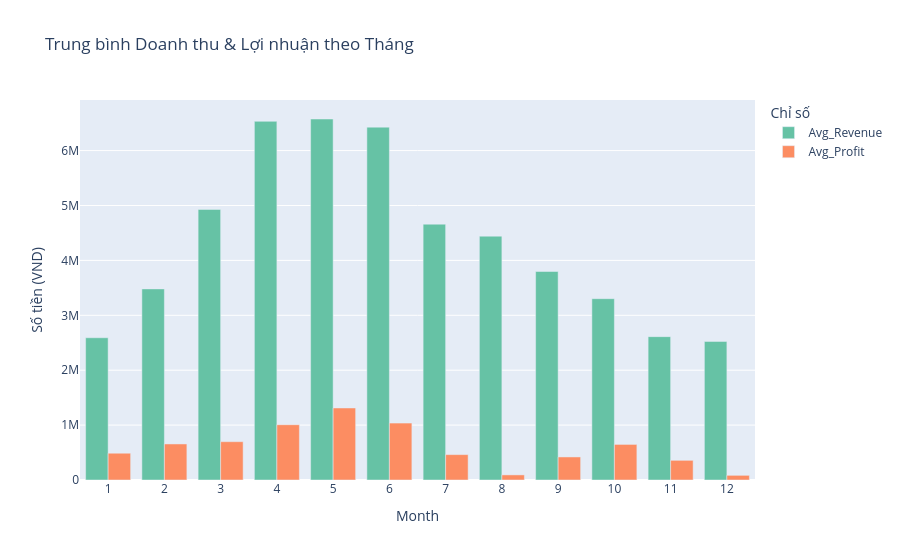

The code cell stored with this chart in its notebook:
### Markdown cell above
## 4. Phân tích Tính Mùa vụ theo Tháng

Tổng hợp dữ liệu theo tháng để xem trung bình Doanh thu và Lợi nhuận.

### Code cell
df_monthly = df.with_columns([
    pl.col("Date").dt.month().alias("Month"),
    pl.col("Date").dt.year().alias("Year")
])

monthly_avg = df_monthly.group_by("Month").agg([
    pl.col("Revenue").mean().alias("Avg_Revenue"),
    pl.col("Profit").mean().alias("Avg_Profit")
]).sort("Month")

fig = px.bar(
    monthly_avg.to_pandas(), 
    x='Month', 
    y=['Avg_Revenue', 'Avg_Profit'], 
    barmode='group',
    title='Trung bình Doanh thu & Lợi nhuận theo Tháng',
    labels={'value': 'Số tiền (VND)', 'variable': 'Chỉ số'},
    color_discrete_sequence=px.colors.qualitative.Set2
)
fig.update_layout(xaxis=dict(tickmode='linear', tick0=1, dtick=1))
fig.show()

### Figure 1 — Plotly figure (JSON) as saved in the notebook; plotly's stock layout.template omitted (floating-point values rounded to 4 significant figures)
{"data": [{"alignmentgroup": "True", "hovertemplate": "Chỉ số=Avg_Revenue<br>Month=%{x}<br>Số tiền (VND)=%{y}<extra></extra>", "legendgroup": "Avg_Revenue", "marker": {"color": "rgb(102,194,165)", "pattern": {"shape": ""}}, "name": "Avg_Revenue", "offsetgroup": "Avg_Revenue", "orientation": "v", "showlegend": true, "textposition": "auto", "type": "bar", "x": [1, 2, 3, 4, 5, 6, 7, 8, 9, 10, 11, 12], "xaxis": "x", "y": [2591000.0, 3481000.0, 4928000.0, 6533000.0, 6575000.0, 6427000.0, 4660000.0, 4441000.0, 3798000.0, 3303000.0, 2611000.0, 2524000.0], "yaxis": "y"}, {"alignmentgroup": "True", "hovertemplate": "Chỉ số=Avg_Profit<br>Month=%{x}<br>Số tiền (VND)=%{y}<extra></extra>", "legendgroup": "Avg_Profit", "marker": {"color": "rgb(252,141,98)", "pattern": {"shape": ""}}, "name": "Avg_Profit", "offsetgroup": "Avg_Profit", "orientation": "v", "showlegend": true, "textposition": "auto", "type": "bar", "x": [1, 2, 3, 4, 5, 6, 7, 8, 9, 10, 11, 12], "xaxis": "x", "y": [487500.0, 656500.0, 697800.0, 1007000.0, 1312000.0, 1036000.0, 462500.0, 92820.0, 419900.0, 648000.0, 358300.0, 84970.0], "yaxis": "y"}], "layout": {"barmode": "group", "legend": {"title": {"text": "Chỉ số"}, "tracegroupgap": 0}, "title": {"text": "Trung bình Doanh thu & Lợi nhuận theo Tháng"}, "xaxis": {"anchor": "y", "domain": [0, 1], "dtick": 1, "tick0": 1, "tickmode": "linear", "title": {"text": "Month"}}, "yaxis": {"anchor": "x", "domain": [0, 1], "title": {"text": "Số tiền (VND)"}}}}
